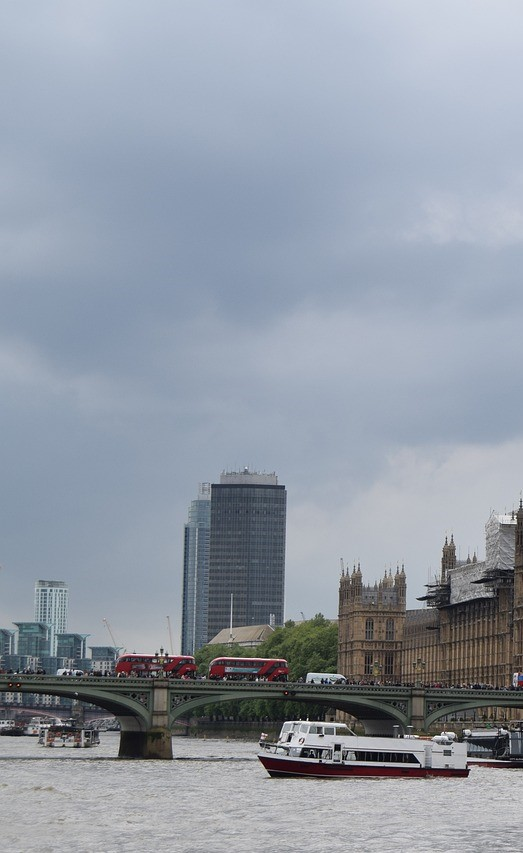
#> input picture LAB_4/datasets/img1.jpg, 523 x 853 px, found by its file name
$ python test1.py
#> lines starting #> are read from the running program, lines starting #| are printed output that depends on the picture
import cv2
import numpy as np


def warpImages(img1, img2, H):
    rows1, cols1 = img1.shape[:2]
    rows2, cols2 = img2.shape[:2]

    # Tính toán các điểm đỉnh của ảnh đầu ra
    corners1 = np.float32([[0, 0], [0, rows1], [cols1, rows1], [cols1, 0]]).reshape(
        -1, 1, 2
    )
    corners2 = np.float32([[0, 0], [0, rows2], [cols2, rows2], [cols2, 0]]).reshape(
        -1, 1, 2
    )
    corners2_transformed = cv2.perspectiveTransform(corners2, H)

    # Tính toán kích thước ảnh đầu ra dựa trên tất cả các điểm được biến đổi
    all_corners = np.concatenate((corners1, corners2_transformed), axis=0)
    [x_min, y_min] = np.int32(all_corners.min(axis=0).ravel() - 0.5)
    [x_max, y_max] = np.int32(all_corners.max(axis=0).ravel() + 0.5)
    output_width, output_height = x_max - x_min, y_max - y_min

    # Dịch chuyển ảnh thứ hai
    translation_dist = [-x_min, -y_min]
    H_translation = np.array(
        [[1, 0, translation_dist[0]], [0, 1, translation_dist[1]], [0, 0, 1]]
    )
    img2_warped = cv2.warpPerspective(
        img2, H_translation.dot(H), (output_width, output_height)
    )

    # Ghép ảnh
    output_img = np.zeros((output_height, output_width, 3), dtype=np.uint8)
    output_img[
        translation_dist[1] : rows1 + translation_dist[1],
        translation_dist[0] : cols1 + translation_dist[0],
    ] = img1
    output_img = cv2.add(output_img, img2_warped)

    return output_img


def stitchImages(img1, img2):
    # Detect keypoints
    orb = cv2.ORB_create()
    keypoints1, descriptors1 = orb.detectAndCompute(img1, None)
    keypoints2, descriptors2 = orb.detectAndCompute(img2, None)
    bf = cv2.BFMatcher(cv2.NORM_L2, crossCheck=False)
    # Find best matches
    matches = bf.match(descriptors1, descriptors2)
    matches = sorted(matches, key=lambda x: x.distance)

    matches = bf.knnMatch(descriptors1, descriptors2, k=2)

    # Filter good matches
    good_matches = []
    for m, n in matches:
        if m.distance < 0.9 * n.distance:
            good_matches.append(m)

    if len(good_matches) < 4:
        print("Not enough good matches found.")
        return None
    # Match keypoints
    src_pts = np.float32([keypoints1[m.queryIdx].pt for m in good_matches]).reshape(
        -1, 1, 2
    )
    dst_pts = np.float32([keypoints2[m.trainIdx].pt for m in good_matches]).reshape(
        -1, 1, 2
    )

    # Calculate homography matrix
    H, _ = cv2.findHomography(src_pts, dst_pts, cv2.RANSAC)

    # Warp perspective of the second image
    result = warpImages(img1, img2, H)
    return result


# Load images
img1 = cv2.imread("datasets\img1.jpg")
#> img1 is the input picture: shape (853, 523, 3); mean B, G, R 165.5, 153.8, 145.7


img2 = cv2.imread("datasets\img2.jpg")
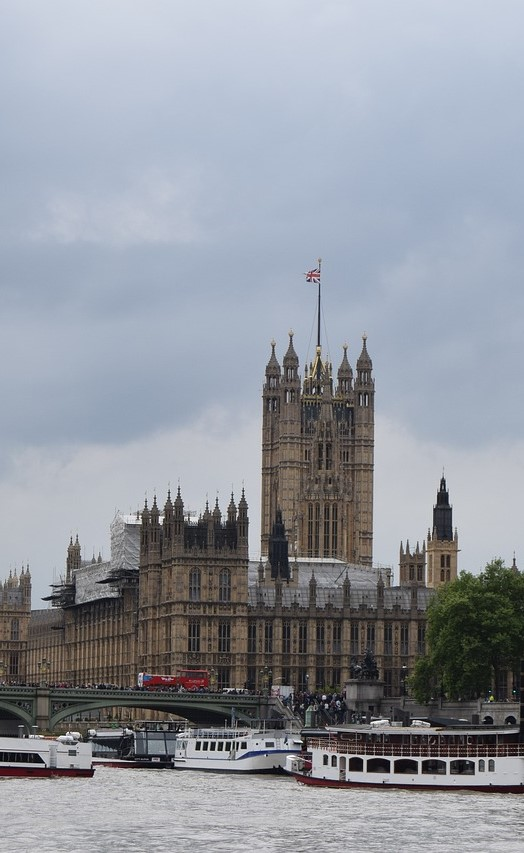
#> input picture LAB_4/datasets/img2.jpg, 524 x 853 px, found by its file name
#> img2 is the input picture: shape (853, 524, 3); mean B, G, R 158.8, 150.2, 145.7


# Stitch images
panorama = stitchImages(img1, img2)
#> in stitchImages, `keypoints1, descriptors1 = orb.detectAndCompute(img1, None)`: keypoints1 = 500 keypoints; strongest (x, y, size): (307, 719, 31), (289, 741, 31), (304, 720, 31), (321, 735, 31)
#> in stitchImages, `keypoints2, descriptors2 = orb.detectAndCompute(img2, None)`: keypoints2 = 500 keypoints; strongest (x, y, size): (242, 745, 37.2), (180, 730, 31), (222, 742, 31), (227, 742, 31)
#> in stitchImages, `matches = bf.match(descriptors1, descriptors2)`: matches = 500 matches
#> after the loop in stitchImages, `for m, n in matches:`: good_matches = 135 matches
#> in stitchImages, `src_pts = np.float32([keypoints1[m.queryIdx].pt for m in good_matches]..`: src_pts = 135 rows, first 8: [463, 768], [469, 767], [469, 769], [335, 745], [423, 766], [467, 776], [449, 739], [470, 735]
#> in stitchImages, `dst_pts = np.float32([keypoints2[m.trainIdx].pt for m in good_matches]..`: dst_pts = 135 rows, first 8: [88, 768], [94, 767], [94, 769], [143.3, 512.4], [48, 766], [92, 776], [74, 739], [383, 781]
#> in stitchImages, `H, _ = cv2.findHomography(src_pts, dst_pts, cv2.RANSAC)`: H = [[0.938, 0.00385, -353], [-0.132, 0.997, 32.04], [-0.000177, 5.37e-05, 1]]
#> in warpImages, `corners2_transformed = cv2.perspectiveTransform(corners2, H)`: corners2_transformed = [[-353, 32.04], [-334.4, 843.8], [148.8, 853.5], [152.7, -40.86]]
#> in warpImages, `all_corners = np.concatenate((corners1, corners2_transformed), axis=0)`: all_corners = [[0, 0], [0, 853], [523, 853], [523, 0], [-353, 32.04], [-334.4, 843.8], [148.8, 853.5], [152.7, -40.86]]
#> in warpImages, `[x_min, y_min] = np.int32(all_corners.min(axis=0).ravel() - 0.5)`: x_min = -353; y_min = -41
#> in warpImages, `[x_max, y_max] = np.int32(all_corners.max(axis=0).ravel() + 0.5)`: x_max = 523; y_max = 854
#> in warpImages, `output_width, output_height = x_max - x_min, y_max - y_min`: output_width = 876; output_height = 895
#> in warpImages, `translation_dist = [-x_min, -y_min]`: translation_dist = [353, 41]
#> in warpImages, `H_translation = np.array( [[1, 0, translation_dist[0]], [0, 1, transla..`: H_translation = [[1, 0, 353], [0, 1, 41], [0, 0, 1]]
#> in warpImages, `img2_warped = cv2.warpPerspective( img2, H_translation.dot(H), (output..`:
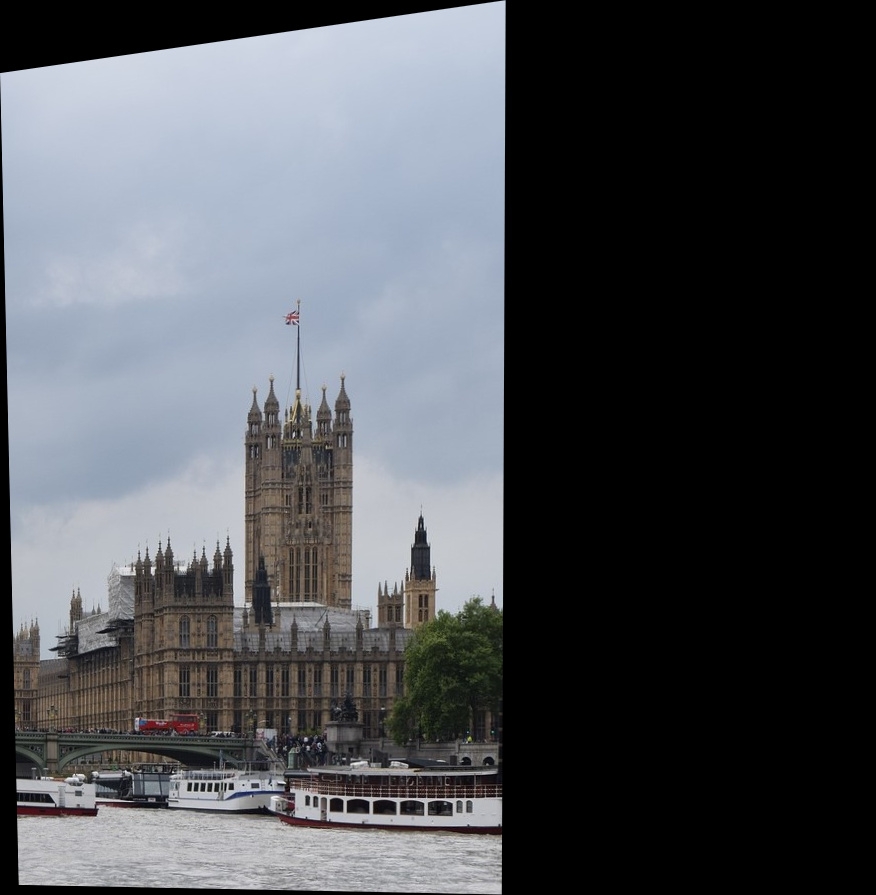
#> img2_warped: shape (895, 876, 3); mean B, G, R 86.2, 81.4, 78.8
#> in warpImages, `output_img[ translation_dist[1] : rows1 + translation_dist[1], transla..`:
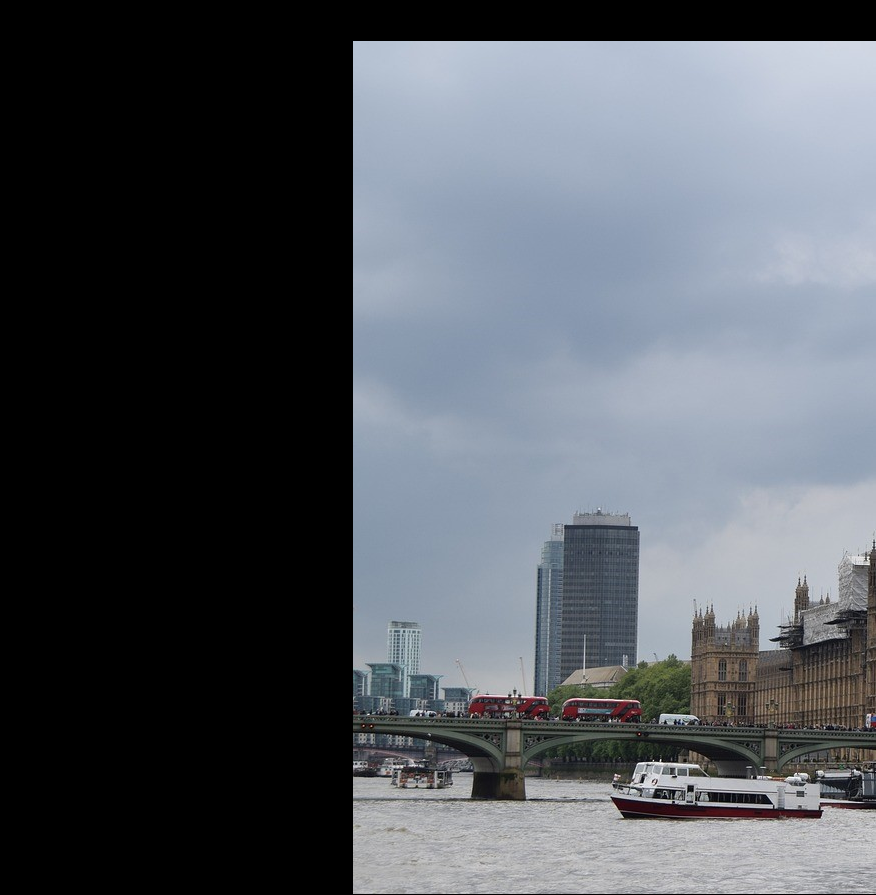
#> output_img: shape (895, 876, 3); mean B, G, R 94.2, 87.5, 82.9
#> in warpImages, `output_img = cv2.add(output_img, img2_warped)`:
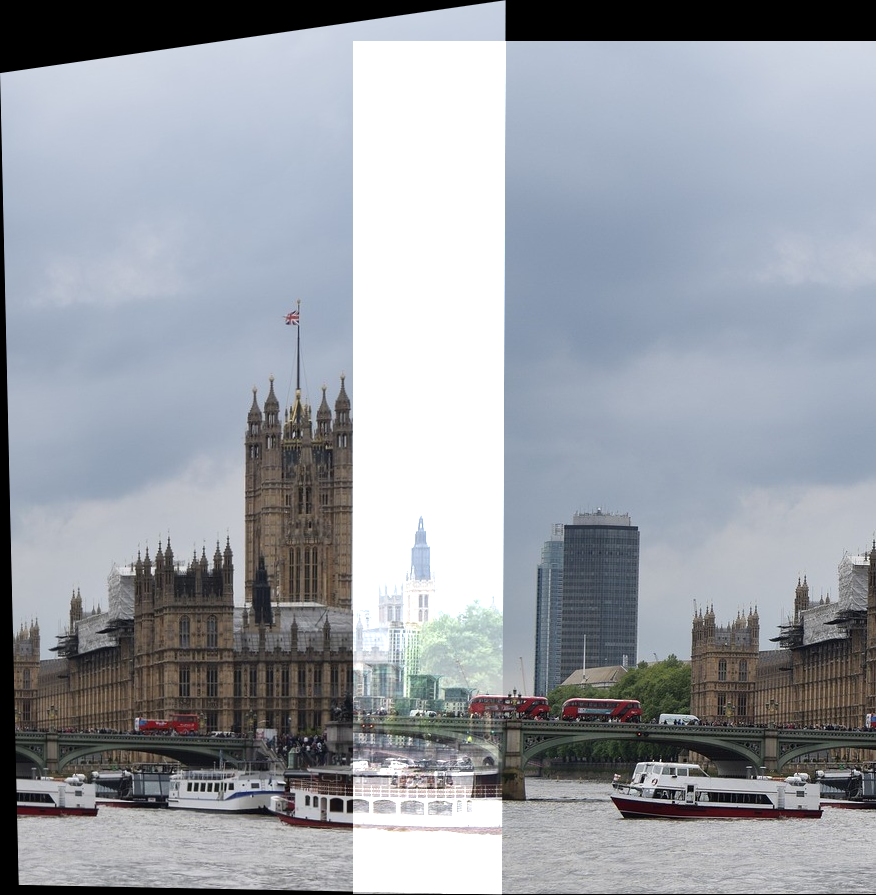
#> output_img: shape (895, 876, 3); mean B, G, R 164.9, 157.3, 152.7

# Display the result
cv2.imshow("Stitched Image", panorama)
cv2.waitKey(0)
cv2.destroyAllWindows()
